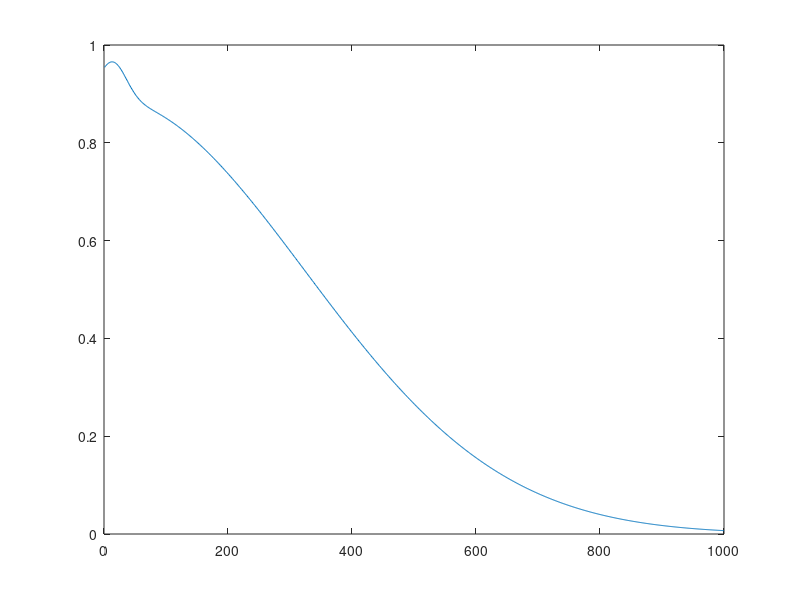

Source code (MATLAB):
%% Clear And Close
clc
clear all
close all

%% Model
i=[1 1 1 1 1 1 1 1 1 1];
Cap=100;
CE=0.9;
% f = @(t) i(t);
% 
% SoC(1)=0.5;
% SoC(t)=SoC(1)+(CE/Cap)*integral(f,1,10);

a1 = 0.076;
b1= 13.59;
c1 = 30.99;
a2 = 0.89;
b2  = 3.658;
c2 = 451.9;
k= 1;

for k=1:1000
Q(k)= a1*exp(-((k-b1)/c1)^2) + a2*exp(-((k-b2)/c2)^2);
end
plot(1:1000,Q)